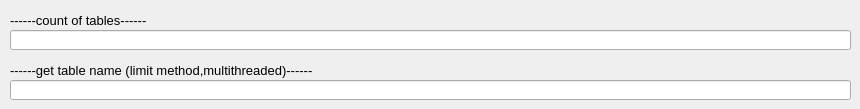
        <widget class="QWidget" name="tab_18">
         <attribute name="title">
          <string>tables</string>
         </attribute>
         <widget class="QLabel" name="label_58">
          <property name="geometry">
           <rect>
            <x>10</x>
            <y>60</y>
            <width>391</width>
            <height>20</height>
           </rect>
          </property>
          <property name="font">
           <font>
            <pointsize>10</pointsize>
           </font>
          </property>
          <property name="text">
           <string>------get table name (limit method,multithreaded)------</string>
          </property>
         </widget>
         <widget class="QLineEdit" name="q_union_my_get_tbl_name2">
          <property name="geometry">
           <rect>
            <x>10</x>
            <y>80</y>
            <width>841</width>
            <height>20</height>
           </rect>
          </property>
          <property name="font">
           <font>
            <pointsize>9</pointsize>
           </font>
          </property>
          <property name="text">
           <string/>
          </property>
         </widget>
         <widget class="QLineEdit" name="q_union_my_tbls_count">
          <property name="geometry">
           <rect>
            <x>10</x>
            <y>30</y>
            <width>841</width>
            <height>20</height>
           </rect>
          </property>
          <property name="font">
           <font>
            <pointsize>9</pointsize>
           </font>
          </property>
          <property name="text">
           <string/>
          </property>
         </widget>
         <widget class="QLabel" name="label_59">
          <property name="geometry">
           <rect>
            <x>10</x>
            <y>10</y>
            <width>171</width>
            <height>20</height>
           </rect>
          </property>
          <property name="font">
           <font>
            <pointsize>10</pointsize>
           </font>
          </property>
          <property name="text">
           <string>------count of tables------</string>
          </property>
         </widget>
        </widget>
